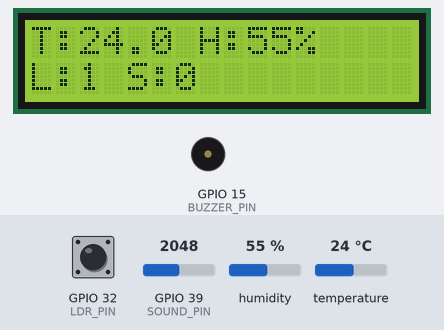
A sketch run on a simulated ESP32. Parts: 16×2 character LCD, buzzer (waves = sounding). The inputs (shaded band) are chosen by the test bench; at power-on: GPIO 39 (SOUND_PIN) = 2048, GPIO 32 (LDR_PIN) HIGH, humidity 55 %, temperature 24 °C. What the sketch prints to the serial monitor is not drawn.

Above: at 2.4 s.
2.5 s: GPIO 39 (SOUND_PIN) set to 7
4.7 s: GPIO 39 (SOUND_PIN) set to 4
At 6.3 s:
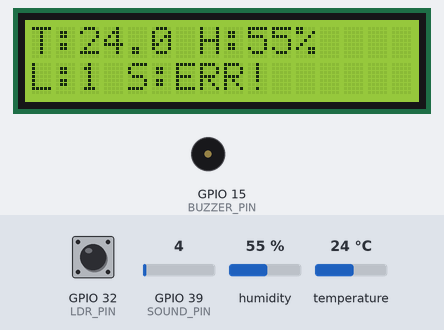
7.2 s: GPIO 32 (LDR_PIN) pulled LOW for 1 s
At 8.7 s:
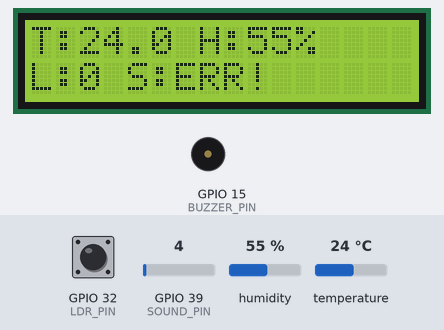
11.4 s: humidity set to 22 %
At 13.2 s:
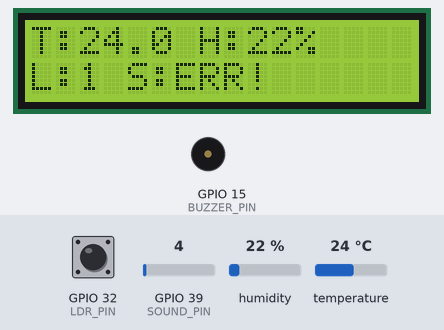
13.6 s: temperature set to 12 °C
At 14.8 s:
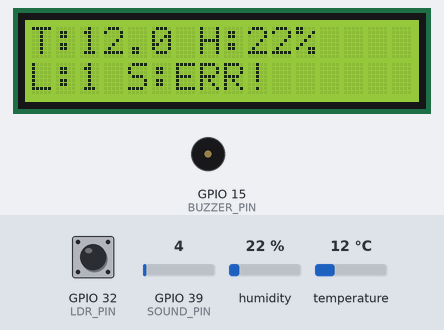
15.7 s: GPIO 32 (LDR_PIN) pulled LOW for 1 s
At 17.2 s:
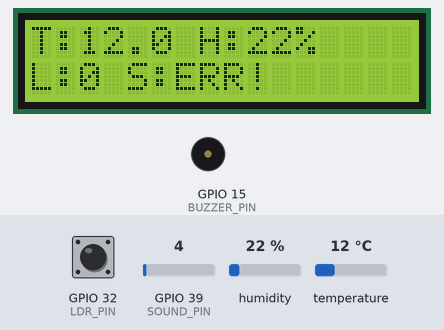
Timing chart, 0 to 18.7 s (numbered marks = the images above; inputs shaded):
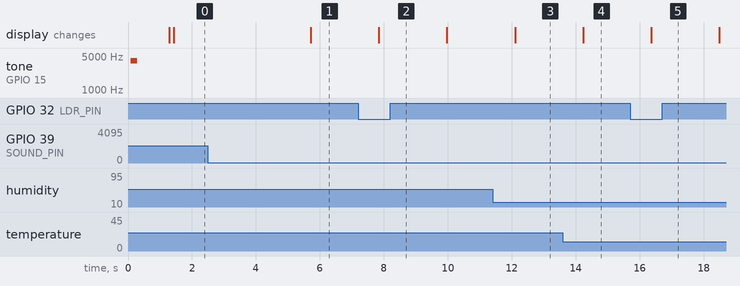

The sketch:

testall.ino
```cpp
#include <DHT.h>
#include <Wire.h>
#include <LiquidCrystal_I2C.h>

// --- กำหนดขาอุปกรณ์ ---
#define DHTPIN 13
#define LDR_PIN 32
#define SOUND_PIN 39
#define BUZZER_PIN 15

DHT dht(DHTPIN, DHT11);
LiquidCrystal_I2C lcd(0x27, 16, 2);

void setup() {
    Serial.begin(115200);
    Serial.println("\n🚀 เริ่มรันระบบ Smart Diagnostics (R303)");

    lcd.init(); lcd.backlight();
    lcd.setCursor(0, 0); lcd.print("Smart CoE R303");
    lcd.setCursor(0, 1); lcd.print("Diagnostic Mode.");

    dht.begin();
    pinMode(LDR_PIN, INPUT_PULLUP);
    pinMode(BUZZER_PIN, OUTPUT);
    digitalWrite(BUZZER_PIN, LOW);

    tone(BUZZER_PIN, 4000); delay(200); noTone(BUZZER_PIN);
    delay(1000); lcd.clear();
}

void loop() {
    Serial.println("\n=====================================");

    // --- 1. ตรวจสอบ DHT11 ---
    float t = dht.readTemperature();
    float h = dht.readHumidity();

    Serial.print("🌡️ DHT11: ");
    if (isnan(t) || isnan(h)) {
        Serial.println("❌ ERR (อ่านไม่ได้เลย) -> 🔍 เช็คสาย Data(13) หรือสาย VCC/GND อาจจะหลุด!");
    } else {
        Serial.printf("✅ ปกติ (Temp: %.1f C, Hum: %.1f %%)\n", t, h);
    }

    // --- 2. ตรวจสอบ LDR ---
    int lightVal = digitalRead(LDR_PIN);
    Serial.print("💡 LDR:   ");
    if (lightVal == 1) {
        Serial.println("🌑 มืด (1) -> ถ้าห้องสว่างอยู่แต่ขึ้น 1 ตลอด 🔍 เช็คสาย Data(32) หรือหมุนน็อตปรับความไวเพิ่ม");
    } else {
        Serial.println("☀️ สว่าง (0) -> ✅ ปกติ (ตรวจจับแสงได้)");
    }

    // --- 3. ตรวจสอบไมค์ (Sound Sensor) วิเคราะห์เชิงลึก ---
    unsigned long start = millis();
    unsigned int sMax = 0, sMin = 4095;
    while (millis() - start < 50) {
        int s = analogRead(SOUND_PIN);
        if (s < 4095) {
            if (s > sMax) sMax = s;
            if (s < sMin) sMin = s;
        }
    }
    int soundVal = sMax - sMin;

    Serial.print("🎤 ไมค์:  ");
    // วิเคราะห์อาการป่วยของไมค์จากค่า Max/Min
    if (sMax <= 5 && sMin <= 5) {
        Serial.println("❌ ERR (ค่าเป็น 0 นิ่งสนิท) -> 🔍 เช็คสายไฟเลี้ยง (VCC) หลุดชัวร์ๆ!");
    }
    else if (sMax >= 4090 && sMin >= 4090) {
        Serial.println("❌ ERR (ค่าทะลุ 4095 นิ่งสนิท) -> 🔍 เช็คสายกราวด์ (GND) หลุด หรือเสียบผิดช่อง!");
    }
    else if (soundVal == 0) {
        Serial.println("⚠️ เตือน (ค่าไม่ขยับเลย) -> 🔍 ไฟเข้าปกติ แต่สาย Data(39) อาจจะหลุด หรือต้องใช้ไขควงหมุนน็อตสีฟ้าครับ");
    }
    else {
        Serial.printf("✅ ปกติ (ความดัง: %d)\n", soundVal);
    }
    Serial.println("=====================================");

    // --- 4. แสดงผลบนจอ LCD ---
    lcd.setCursor(0, 0);
    if (isnan(t) || isnan(h)) {
        lcd.print("DHT: ERR!       ");
    } else {
        lcd.print("T:"); lcd.print(t, 1);
        lcd.print(" H:"); lcd.print(h, 0); lcd.print("%   ");
    }

    lcd.setCursor(0, 1);
    lcd.print("L:"); lcd.print(lightVal);
    // แจ้งเตือนบนจอถ้าไมค์มีปัญหา
    if (sMax <= 5 || sMax >= 4090) {
        lcd.print(" S:ERR!    ");
    } else {
        lcd.print(" S:"); lcd.print(soundVal); lcd.print("      ");
    }

    delay(2000);
}
```

Measured:
- the behaviour switches between 6 and 5 on GPIO 39 (SOUND_PIN) (found by bisection; images 0 and 1)
- after the input at 2.5 s, every drawn part: stays the same
- after the input at 4.7 s, the display: changes after 1.0 s (image 1)
- after the input at 7.2 s, the display: changes after 0.64 s (image 2)
- after the input at 11.4 s, the display: changes after 0.70 s (image 3)
- after the input at 13.6 s, the display: changes after 0.64 s (image 4)
- after the input at 15.7 s, the display: changes after 0.66 s (image 5)
